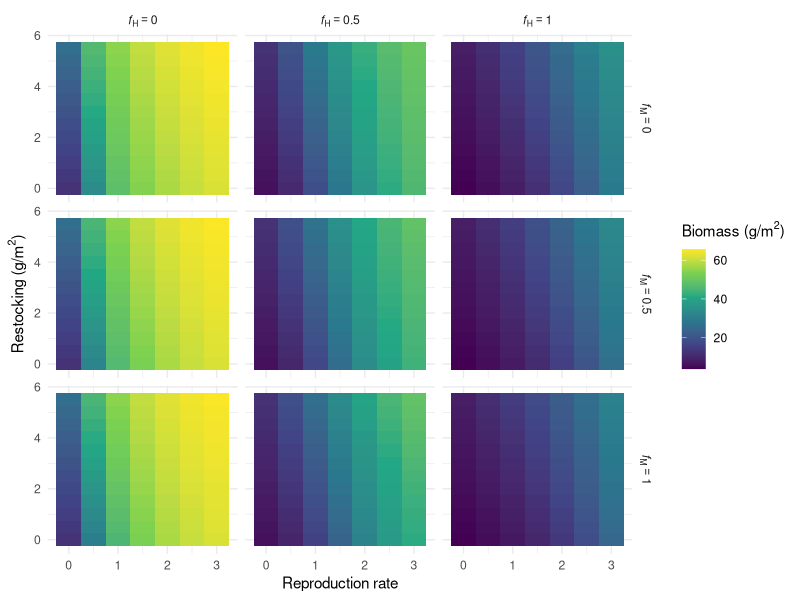
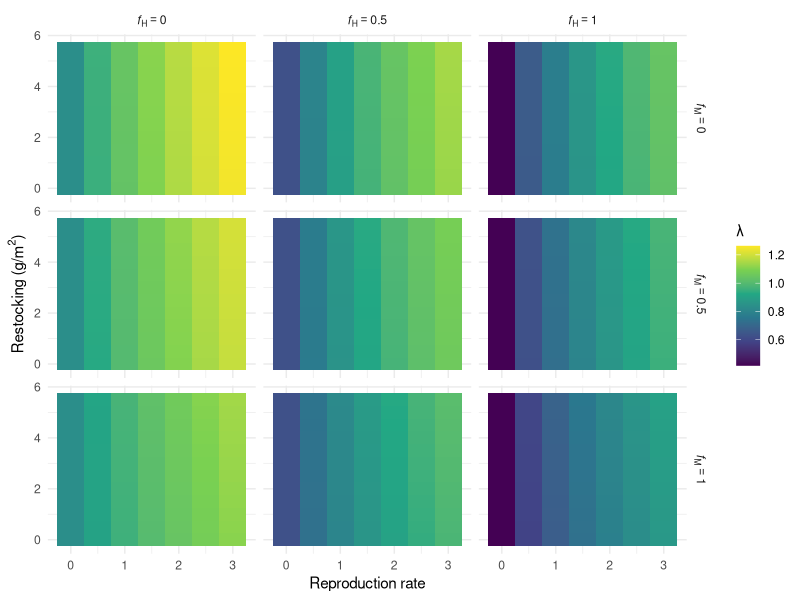

Source code (R) for these figures, in order:
library(ggplot2)
library(dplyr)

# Parameters
juvenile_mortality <- 0.9 / 2
subadult_mortality <- 0.54 / 2
adult_mortality <- 0.33 / 2

juvenile_survival_rate <- 1 - juvenile_mortality
subadult_survival_rate <- 1 - subadult_mortality
adult_survival_rate <- 1 - adult_mortality

juvenile_to_subadult_rate <- 1
subadult_to_adult_rate <- 0.5

carrying_capacity <- 68
time_steps <- 200
burn_in_time <- 100

# Burn-in fishing values
F_current_instantaneous <- 0.09 
F_current_discrete <- (1 - exp(-F_current_instantaneous)) / 2
F_current_discrete_juv <- 0.01

# Parameter ranges
reproduction_rate_values <- seq(0, 3, by = 0.5)
restocking_values <- seq(0, 5.5, by = 0.5)

# Fishing levels to iterate over
fishing_levels <- expand.grid(F_simulation_adult = c(0, 0.25, 0.5),
                              F_simulation_juv = c(0, 0.25, 0.5))

# Store results for all simulations
all_results <- data.frame()

# Loop over fishing combinations
for (f in 1:nrow(fishing_levels)) {
  F_simulation_adult <- fishing_levels$F_simulation_adult[f]
  F_simulation_juv <- fishing_levels$F_simulation_juv[f]
  
  results <- expand.grid(reproduction_rate = reproduction_rate_values,
                         restocking = restocking_values)
  results$biomass <- NA
  results$eigenvalue <- NA

  for (i in 1:nrow(results)) {
    reproduction_rate <- results$reproduction_rate[i]
    reproduction_rate_2 <- 0.75 * reproduction_rate
    restocking <- results$restocking[i]
    
    juvenile <- numeric(time_steps)
    subadult <- numeric(time_steps)
    adult <- numeric(time_steps)
    
    juvenile[1] <- 10
    subadult[1] <- 10
    adult[1] <- 10
    
    for (t in 2:time_steps) {
      total_population <- juvenile[t-1] + subadult[t-1] + adult[t-1]
      
      if (t <= burn_in_time) {
        F_adults_current <- F_current_discrete
        F_juveniles_current <- F_current_discrete_juv
        restocked_fish <- 0
      } else {
        F_adults_current <- F_simulation_adult
        F_juveniles_current <- F_simulation_juv
        restocked_fish <- if (t %% 2 == 0) restocking else 0
      }
      
      if (total_population > 0) {
        reproduced_juveniles <- if (t %% 2 == 0) {
          adult[t-1] * reproduction_rate * (1 - total_population / carrying_capacity)
        } else {
          adult[t-1] * reproduction_rate_2 * (1 - total_population / carrying_capacity)
        }
      } else {
        reproduced_juveniles <- 0
      }
      
      juvenile[t] <- reproduced_juveniles +
        juvenile[t-1] * juvenile_survival_rate * (1 - F_juveniles_current) -
        juvenile_to_subadult_rate * juvenile[t-1]
      juvenile[t] <- max(juvenile[t], 0)
      
      restocked_subadult <- restocked_fish + (2.35 * (1 - restocked_fish / carrying_capacity))
      subadult[t] <- subadult[t-1] * subadult_survival_rate * (1 - F_adults_current) +
        juvenile_to_subadult_rate * juvenile[t-1] -
        subadult_to_adult_rate * subadult[t-1] +
        restocked_subadult
      subadult[t] <- max(subadult[t], 0)
      
      adult[t] <- adult[t-1] * adult_survival_rate * (1 - F_adults_current) +
        subadult_to_adult_rate * subadult[t-1]
      adult[t] <- max(adult[t], 0)
    }
    
    total_biomass <- juvenile + subadult + adult
    
    #transition matrix for population stability
    transition_matrix <- matrix(c(
      - (restocking / carrying_capacity), 0, reproduction_rate,
      juvenile_survival_rate * (1 - F_simulation_juv) * juvenile_to_subadult_rate + 
        (restocking + (2.35 * (1 - restocking / carrying_capacity))) / carrying_capacity, 0, 0,
      0, subadult_survival_rate * subadult_to_adult_rate, adult_survival_rate * (1 - F_simulation_adult)
    ), nrow = 3, byrow = TRUE)
    
    eigenvalues <- eigen(transition_matrix)$values
    dominant_eigenvalue <- max(Re(eigenvalues))
    
    
    #Save results
    results$biomass[i] <- mean(total_biomass[(time_steps - 19):time_steps])
    results$eigenvalue[i] <- dominant_eigenvalue

    
  }
  
  results$F_simulation_adult <- F_simulation_adult
  results$F_simulation_juv <- F_simulation_juv
  all_results <- rbind(all_results, results)
}

# Convert variables to factors with parsed expression labels
all_results$F_simulation_adult <- factor(all_results$F_simulation_adult,
                                         levels = c(0, 0.25, 0.5),
                                         labels = c("italic(f)[H]==0", "italic(f)[H]==0.5", "italic(f)[H]==1")
)

all_results$F_simulation_juv <- factor(all_results$F_simulation_juv,
                                       levels = c(0, 0.25, 0.5),
                                       labels = c("italic(f)[M]==0", "italic(f)[M]==0.5", "italic(f)[M]==1")
)

rr_biomass <- ggplot(all_results, aes(x = reproduction_rate, y = restocking, fill = biomass)) +
  geom_tile() +
  scale_fill_viridis_c() +
  labs(x = "Reproduction rate",
    y = expression("Restocking (g/m"^2*")"),
    fill = expression("Biomass (g/m"^2*")")) +
  facet_grid(F_simulation_juv ~ F_simulation_adult, labeller = label_parsed) +
  theme_minimal()


# Eigen plot - stability
rr_eigen <- ggplot(all_results, aes(x = reproduction_rate, y = restocking, fill = eigenvalue)) +
  geom_tile() +
  scale_fill_viridis_c() +
  labs(x = "Reproduction rate",
       y = expression("Restocking (g/m"^2*")"),
       fill = "λ") +
  facet_grid(F_simulation_juv ~ F_simulation_adult, labeller = label_parsed) +
  theme_minimal()



#Saving
ggsave("~/Desktop/rr_biomass.png", rr_biomass, width=6, height=4, bg="transparent")
ggsave("~/Desktop/rr_eigen.png", rr_eigen, width=6, height=4, bg="transparent")
